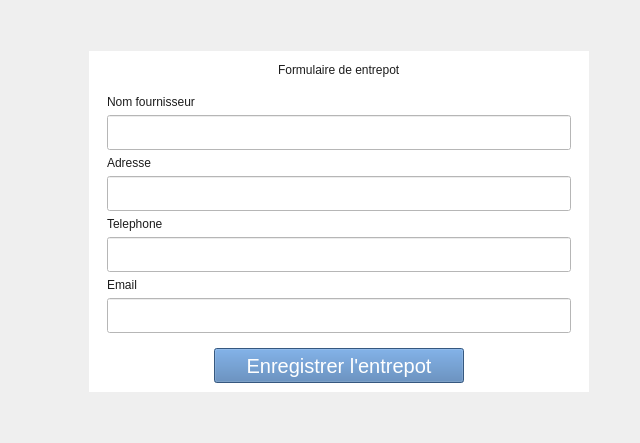
             <widget class="QWidget" name="tab_formulaire_entrepots">
              <attribute name="title">
               <string>Formulaire Entrepots</string>
              </attribute>
              <layout class="QHBoxLayout" name="horizontalLayout_13">
               <item>
                <layout class="QVBoxLayout" name="verticalLayout_20">
                 <item>
                  <spacer name="verticalSpacer_20">
                   <property name="orientation">
                    <enum>Qt::Vertical</enum>
                   </property>
                   <property name="sizeHint" stdset="0">
                    <size>
                     <width>20</width>
                     <height>40</height>
                    </size>
                   </property>
                  </spacer>
                 </item>
                 <item>
                  <layout class="QHBoxLayout" name="horizontalLayout_55">
                   <item>
                    <spacer name="horizontalSpacer_41">
                     <property name="orientation">
                      <enum>Qt::Horizontal</enum>
                     </property>
                     <property name="sizeHint" stdset="0">
                      <size>
                       <width>78</width>
                       <height>20</height>
                      </size>
                     </property>
                    </spacer>
                   </item>
                   <item>
                    <widget class="QWidget" name="widget_11" native="true">
                     <property name="minimumSize">
                      <size>
                       <width>500</width>
                       <height>0</height>
                      </size>
                     </property>
                     <property name="maximumSize">
                      <size>
                       <width>500</width>
                       <height>16777215</height>
                      </size>
                     </property>
                     <property name="styleSheet">
                      <string notr="true">background: #fff;
color: #1c1c1c;</string>
                     </property>
                     <layout class="QVBoxLayout" name="verticalLayout_21">
                      <item>
                       <layout class="QHBoxLayout" name="horizontalLayout_56">
                        <item>
                         <spacer name="horizontalSpacer_42">
                          <property name="orientation">
                           <enum>Qt::Horizontal</enum>
                          </property>
                          <property name="sizeHint" stdset="0">
                           <size>
                            <width>40</width>
                            <height>20</height>
                           </size>
                          </property>
                         </spacer>
                        </item>
                        <item>
                         <widget class="QLabel" name="label_35">
                          <property name="text">
                           <string>Formulaire de entrepot</string>
                          </property>
                         </widget>
                        </item>
                        <item>
                         <spacer name="horizontalSpacer_43">
                          <property name="orientation">
                           <enum>Qt::Horizontal</enum>
                          </property>
                          <property name="sizeHint" stdset="0">
                           <size>
                            <width>40</width>
                            <height>20</height>
                           </size>
                          </property>
                         </spacer>
                        </item>
                       </layout>
                      </item>
                      <item>
                       <layout class="QHBoxLayout" name="horizontalLayout_57">
                        <item>
                         <widget class="QWidget" name="widget_12" native="true">
                          <layout class="QGridLayout" name="gridLayout_7">
                           <item row="3" column="0">
                            <widget class="QLineEdit" name="lineEdit_20">
                             <property name="minimumSize">
                              <size>
                               <width>0</width>
                               <height>35</height>
                              </size>
                             </property>
                             <property name="maximumSize">
                              <size>
                               <width>16777215</width>
                               <height>35</height>
                              </size>
                             </property>
                            </widget>
                           </item>
                           <item row="4" column="0">
                            <widget class="QLabel" name="label_38">
                             <property name="text">
                              <string>Telephone</string>
                             </property>
                            </widget>
                           </item>
                           <item row="0" column="0">
                            <widget class="QLabel" name="label_37">
                             <property name="text">
                              <string>Nom fournisseur</string>
                             </property>
                            </widget>
                           </item>
                           <item row="1" column="0">
                            <widget class="QLineEdit" name="lineEdit_21">
                             <property name="minimumSize">
                              <size>
                               <width>0</width>
                               <height>35</height>
                              </size>
                             </property>
                             <property name="maximumSize">
                              <size>
                               <width>16777215</width>
                               <height>35</height>
                              </size>
                             </property>
                            </widget>
                           </item>
                           <item row="6" column="0">
                            <widget class="QLabel" name="label_5">
                             <property name="text">
                              <string>Email</string>
                             </property>
                            </widget>
                           </item>
                           <item row="2" column="0">
                            <widget class="QLabel" name="label_36">
                             <property name="text">
                              <string>Adresse</string>
                             </property>
                            </widget>
                           </item>
                           <item row="5" column="0">
                            <widget class="QLineEdit" name="lineEdit_19">
                             <property name="minimumSize">
                              <size>
                               <width>0</width>
                               <height>35</height>
                              </size>
                             </property>
                             <property name="maximumSize">
                              <size>
                               <width>16777215</width>
                               <height>35</height>
                              </size>
                             </property>
                            </widget>
                           </item>
                           <item row="7" column="0">
                            <widget class="QLineEdit" name="lineEdit_12">
                             <property name="minimumSize">
                              <size>
                               <width>0</width>
                               <height>35</height>
                              </size>
                             </property>
                             <property name="maximumSize">
                              <size>
                               <width>16777215</width>
                               <height>35</height>
                              </size>
                             </property>
                            </widget>
                           </item>
                          </layout>
                         </widget>
                        </item>
                       </layout>
                      </item>
                      <item>
                       <layout class="QHBoxLayout" name="horizontalLayout_58">
                        <item>
                         <widget class="QPushButton" name="save_produit_btn_4">
                          <property name="minimumSize">
                           <size>
                            <width>250</width>
                            <height>35</height>
                           </size>
                          </property>
                          <property name="maximumSize">
                           <size>
                            <width>250</width>
                            <height>35</height>
                           </size>
                          </property>
                          <property name="styleSheet">
                           <string notr="true">background: #4b7bb2;
color: #fff;
font-size: 20px;
padding: 0;</string>
                          </property>
                          <property name="text">
                           <string>Enregistrer l'entrepot</string>
                          </property>
                         </widget>
                        </item>
                       </layout>
                      </item>
                     </layout>
                    </widget>
                   </item>
                   <item>
                    <spacer name="horizontalSpacer_44">
                     <property name="orientation">
                      <enum>Qt::Horizontal</enum>
                     </property>
                     <property name="sizeHint" stdset="0">
                      <size>
                       <width>40</width>
                       <height>20</height>
                      </size>
                     </property>
                    </spacer>
                   </item>
                  </layout>
                 </item>
                 <item>
                  <spacer name="verticalSpacer_21">
                   <property name="orientation">
                    <enum>Qt::Vertical</enum>
                   </property>
                   <property name="sizeHint" stdset="0">
                    <size>
                     <width>20</width>
                     <height>40</height>
                    </size>
                   </property>
                  </spacer>
                 </item>
                </layout>
               </item>
              </layout>
             </widget>
